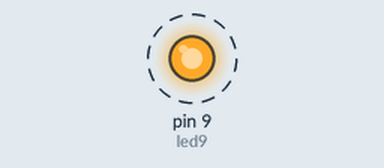
The sketch below on a simulated Arduino Uno, built with avr-gcc and run on an emulated ATmega328P. On the bench: output pins drawn as LEDs (lit = HIGH). Dashed ring = blinking.

Above: at 0.05 s.
Timing chart, 0 to 4.6 s (numbered marks = the images above):
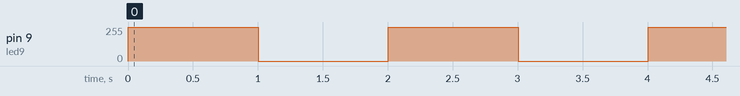

The sketch:

8-2.ino
```cpp
/*Vamos desenvolver um programa para fazer o fading in do
LED do pino 9.*/
#define led9 9
int intensidade = 0;
void setup() {
	pinMode(led9,OUTPUT);
}
void loop() {
  for(int i=0;i<255;i++){
  	analogWrite(led9,i);
  }
  delay(1000);
  analogWrite(led9,0);
  delay(1000);
}
```

Measured:
- by itself, pin 9 (led9): alternates 254/255 for 1.0 s and 0/255 for 1.0 s
